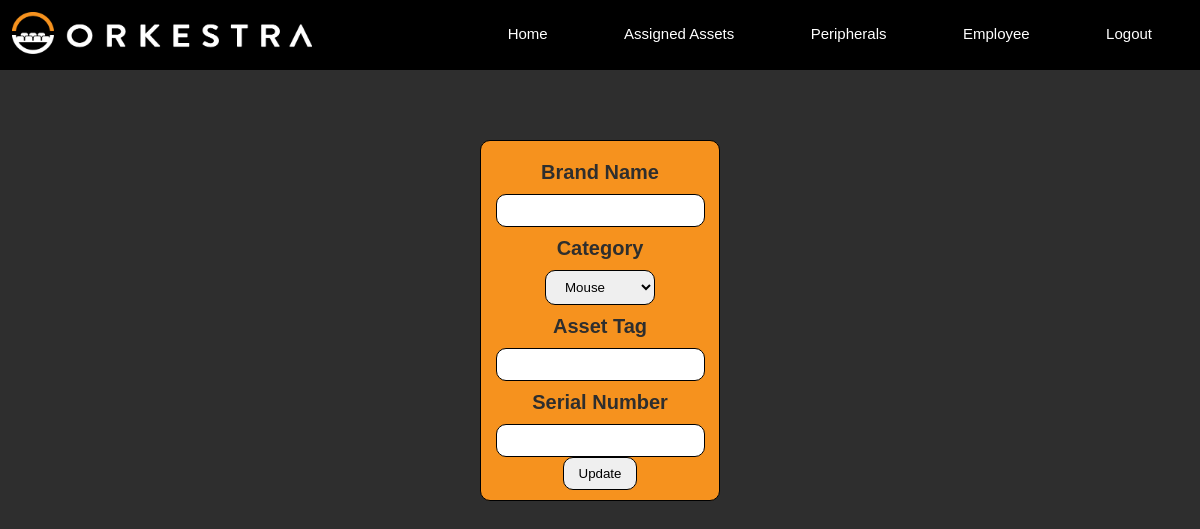
Before: /update-asset/8 (signed in) with the older database file.
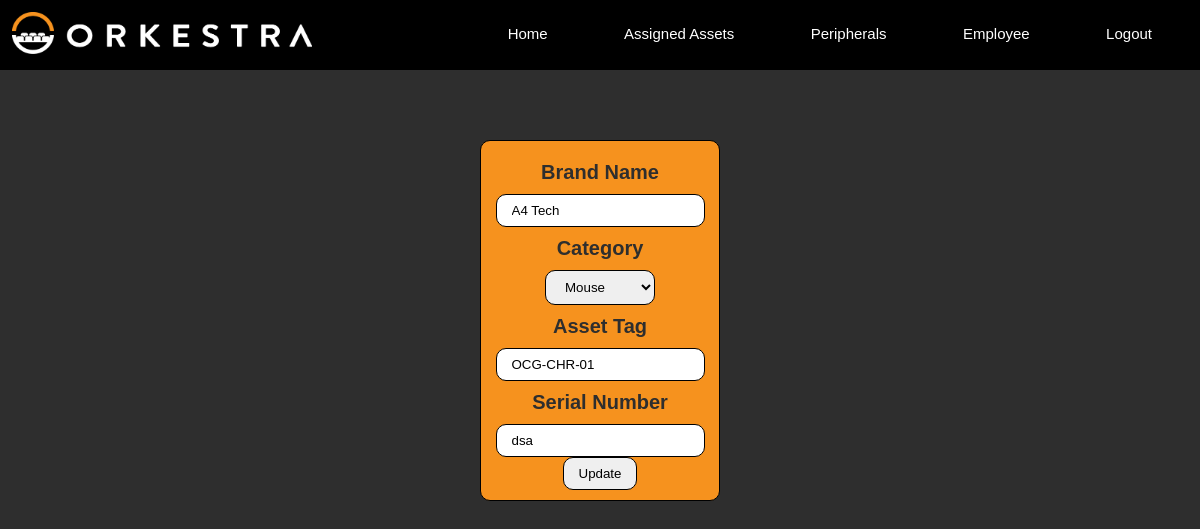
After: the same page with the newer database file.
### models.py (models this page shows)
class Stock(db.Model):
    __tablename__ = 'stock'
    id = db.Column(db.Integer, primary_key=True, autoincrement=True)
    name = db.Column(db.Text, unique=False, nullable=False)
    category = db.Column(db.String(30), unique=False, nullable=False)
    asset_tag = db.Column(db.String(30), unique=False, nullable=False)
    serial_number = db.Column(db.String(30), unique=False, nullable=False)

### main.py (the view, shortened to what this page needs)
@app.route("/update-asset/<num>", methods=['GET', 'POST'])
@login_required
def asset_update(num):
    form = addAsset()
    asset = Stock.query.filter_by(id=num).first()
    return render_template('update-asset.html', form=form, asset=asset,num=num)

### form.py
class addAsset(FlaskForm):
    name = StringField(label='Brand Name', validators=[DataRequired(), InputRequired()])
    category = SelectField(label='Category', choices=['Mouse', 'Keyboard', 'CPU', 'Monitor', 'Headset', "Camera", "Chair"])
    asset_tag = StringField(label='Asset Tag', validators=[DataRequired()], default="None")
    serial_no = StringField(label='Serial Number', validators=[DataRequired()], default="None")

### main.py (called while the page is built)
@login_manager.user_loader
def load_user(user_id):
    return db.session.get(User,(user_id))

### templates/update-asset.html (shortened to what this page needs)
<!DOCTYPE html>
<html lang="en">
<head>
    <link href="{{ url_for('static', filename='css/styles.css') }}" rel="stylesheet" />
    <link rel="stylesheet" href=
    "https://cdnjs.cloudflare.com/ajax/libs/font-awesome/4.7.0/css/font-awesome.min.css">
</head>
<body>
    <header>
        <nav>
         <a href="{{ url_for('home') }}"><img src="{{ url_for('static', filename='assets/orkestra-main-logo.png') }}" alt=""></a>
         <div class="nav-links">
            <ul>
                <li><a href="{{ url_for('home') }}">Home</a></li>
                <li><a href="{{ url_for('view') }}">Assigned Assets</a></li>
                <li><a href="{{ url_for('asset_view') }}">Peripherals</a></li>
                <li><a href="{{ url_for('view_emp') }}">Employee</a></li>
                <li><a href="{{ url_for('logout') }}">Logout</a></li>
            </ul>
        </div>
        </nav>
    </header>
    <div class="updateAsset">
        <form method="POST" action="{{ url_for('asset_update', num=num) }}">
            {{ form.name.label }}
            {{ form.name(size=20, value=asset.name) }}
            {{ form.category.label }}
            {{ form.category() }}
            {{ form.asset_tag.label }}
            {{ form.asset_tag(size=20, value=asset.asset_tag) }}
            {{ form.serial_no.label }}
            {{ form.serial_no(size=20, value=asset.serial_number) }}
             <input type="submit" value="Update">
          </form>
    </div>
</body>
</html>

Changed rows visible on the page:
added Stock: name "A4 Tech", category "Mouse", asset_tag "OCG-CHR-01"
Other visible differences:
form field serial_no: (not shown) → "dsa"
form field category: "Mouse" → (not shown)
